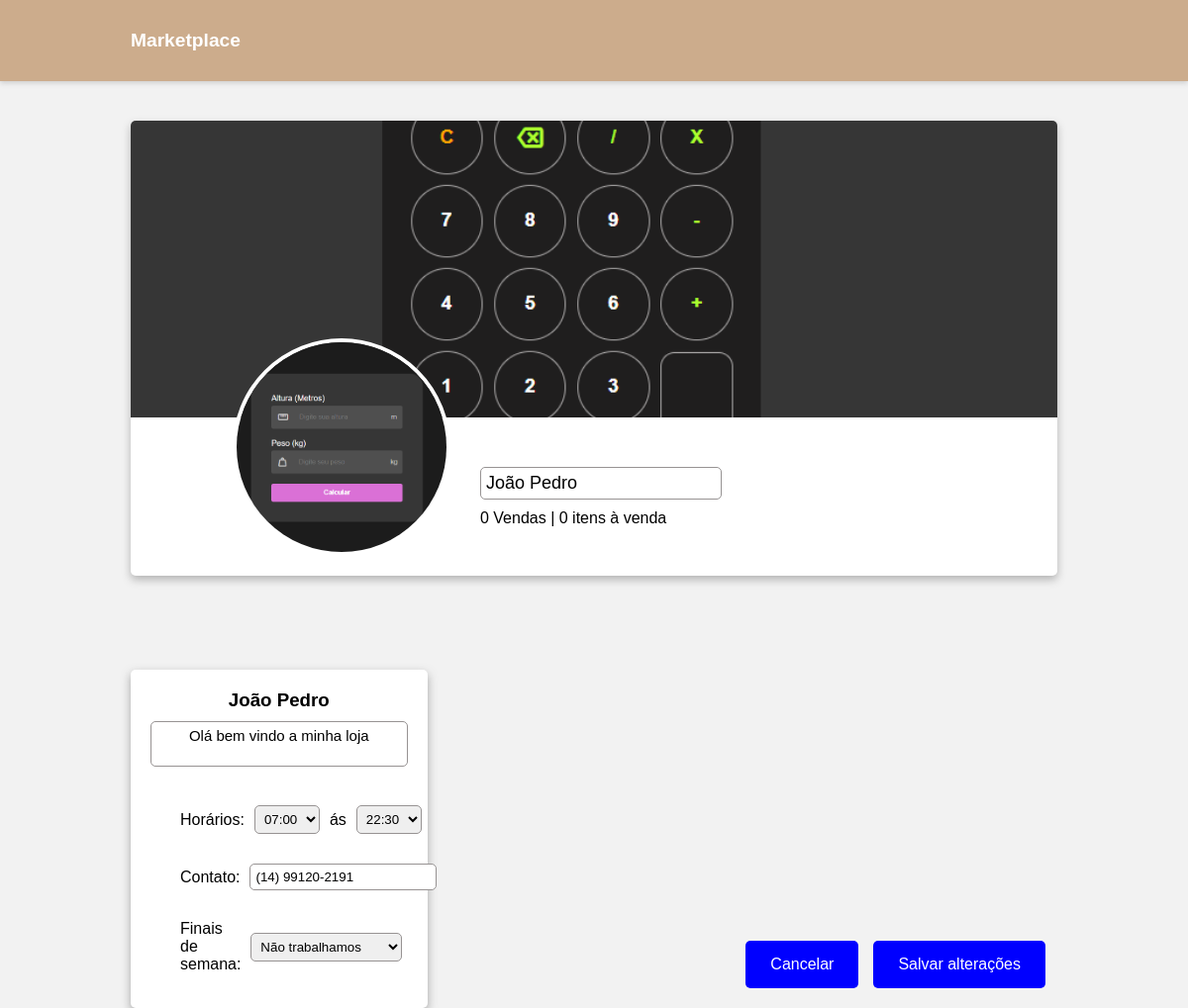
Page /marketplace/vendedor/painel/index.php (signed in) on the committed database.
### tables this page shows
CREATE TABLE IF NOT EXISTS `vendedores` (
  `id_vendedor` int NOT NULL AUTO_INCREMENT,
  `nome_vendedor` varchar(180) NOT NULL,
  `nome_url` varchar(185) NOT NULL,
  `cpf` varchar(11) NOT NULL,
  `admin` varchar(5) NOT NULL,
  `email` varchar(200) NOT NULL,
  `senha` varchar(255) NOT NULL,
  `telefone` varchar(11) NOT NULL,
  `telefone_contato` varchar(14) NOT NULL,
  `endereco` varchar(200) NOT NULL,
  `bairro` varchar(100) NOT NULL,
  `cidade` varchar(100) NOT NULL,
  `UF` varchar(2) NOT NULL,
  `CEP` varchar(9) NOT NULL,
  `num_residencia` int NOT NULL,
  `foto` varchar(300) NOT NULL,
  `banner` varchar(255) NOT NULL,
  `itens_a_venda` int NOT NULL,
  `vendas` int NOT NULL,
  `apresentacao` varchar(220) NOT NULL,
  `abertura` time NOT NULL,
  `fechamento` time NOT NULL,
  `final_semana` varchar(100) NOT NULL,
  PRIMARY KEY (`id_vendedor`)
);

### marketplace/vendedor/painel/index.php (the view, shortened to what this page needs)
<?php
    include_once"../../conexao.php";
    $sql = $conexao->prepare("SELECT id_vendedor, nome_vendedor, banner, foto, apresentacao, telefone_contato, abertura, fechamento, vendas, itens_a_venda, final_semana  FROM vendedores WHERE id_vendedor = ?");
    $sql->bind_param('s', $_SESSION['id']);
    $sql->execute();
    $resultado = $sql->get_result();
    $dados = $resultado->fetch_assoc();
    $abertura = !($dados['abertura'] == '00:00:00') ? $dados['abertura'] : '08:00:00';
    $fechamento = !($dados['fechamento']  == '00:00:00') ? $dados['fechamento'] : '16:00:00';
    $horarios = [
        "00:00", "00:30", "01:00", "01:30",
        "02:00", "02:30", "03:00", "03:30",
        "04:00", "04:30", "05:00", "05:30",
        "06:00", "06:30", "07:00", "07:30",
        "08:00", "08:30", "09:00", "09:30",
        "10:00", "10:30", "11:00", "11:30",
        "12:00", "12:30", "13:00", "13:30",
        "14:00", "14:30", "15:00", "15:30",
        "16:00", "16:30", "17:00", "17:30",
        "18:00", "18:30", "19:00", "19:30",
        "20:00", "20:30", "21:00", "21:30",
        "22:00", "22:30", "23:00", "23:30"
    ];
?>
<!DOCTYPE html>
<html lang="pt-br">
<head>
    <link rel="stylesheet" href="../style.css">
    <link rel="stylesheet" href="style.css">
</head>
<body>
    <header>
        <span onclick="window.location.href='<?= '../?nome='.$_SESSION['url'].'' ?>'">Marketplace</span>
    </header>
    <div class="container">
        <div id="banner">
            <?php
                if(!empty($dados['banner'])){
                    echo '<img src="'.$dados['banner'].'" alt="">';
                }else{
                    echo '<img src="http://localhost/marketplace/fotosUsuarios/bannerPadrao.png" alt="">';
                }
            ?>
        </div>
        <section>
            <div id="userInfos">
                <img id="userImg" src="<?=$dados['foto']?>" alt="">
                <div id="text">
                    <input type="text" id="userNameInput" value="<?=$dados['nome_vendedor']?>">
                    <p><?=$dados['vendas']?> Vendas | <?=$dados['itens_a_venda']?> itens à venda</p>
                </div>
            </div>
        </section>
    </div>
    <section>
        <div id="apresentacaoBox">
            <div id="apresentacao">
                <h3 id="nomeApresentacao"><?=$dados['nome_vendedor']?></h3>
                <textarea id="apresentacaoText" maxlength="300"><?=$dados['apresentacao']?></textarea>
            </div>
            <ul>
                <li>
                    <p>Horários:</p>
                    <select id="horaAbertura">
                        <?php
                            foreach($horarios as $hora){
                                if(  date('H:i', strtotime($abertura)) == $hora){
                                    echo "<option value=".$hora." selected>".$hora."</option>";
                                }else{
                                    echo "<option value=".$hora.">".$hora."</option>";
                                }
                            }
                        ?>
                    </select>
                    ás
                    <select id="horaFechamento">
                        <?php
                            foreach($horarios as $hora){
                                if(  date('H:i', strtotime($fechamento)) == $hora){
                                    echo "<option value=".$hora." selected>".$hora."</option>";
                                }else{
                                    echo "<option value=".$hora.">".$hora."</option>";
                                }
                            }
                        ?>
                    </select>
                </li>
                <li>
                    <p>Contato:</p>
                    <input type="tel" id="telContato" value="<?=$dados['telefone_contato']?>">
                </li>
                <li>
                    <p>Finais de semana:</p>
                    <select id="fimDeSemana">
                        <option value="nao" <?=$dados['final_semana'] == 'nao' ? 'selected' : ''?> >Não trabalhamos</option>
                    </select>
                </li>
            </ul>
        </div>
        <div id="buttonsContainer">
            <button onclick="window.location.href='../index.php?nome=<?=$_SESSION['url']?>'">Cancelar</button>
            <button id="salvarBtn">Salvar alterações</button>
        </div>
    </section>
</body>
</html>

### marketplace/vendedor/style.css (style rules this page uses)
* { padding: 0; margin: 0; box-sizing: border-box; font-family: sans-serif; }
body { background-color: #f2f2f2; }
body > .container { max-width: 100vw; background-color: #fff; }
header { position: sticky; top: 0; display: flex; align-items: center; justify-content: space-between; padding: 20px 11%; gap: 30px; background-color: #ccac8c; z-index: 1001; box-shadow: 0px 2px 5px rgba(123, 123, 123, 0.3); }
header > span { cursor: pointer; font-weight: bold; color: #fff; font-size: larger; }
.container > #banner { width: 100%; height: 300px; }
.container > #banner > img { width: 100%; height: 100%; object-fit: cover; }
.container > section { width: 100%; padding: 20px 11%; }
.container > section > #userInfos { display: flex; gap: 30px; align-items: center; }
.container > section > #userInfos > img { width: 220px; height: 220px; object-fit: cover; border-radius: 50%; border: 4px solid #fff; margin-top: -100px; }
.container > section > #userInfos > #text > p { margin-top: 10px; }
body > section { display: flex; padding: 20px 10%; gap: 20px; }
#apresentacaoBox { position: sticky; top: 95px; background-color: #fff; box-shadow: 0px 4px 10px rgba(89, 89, 89, 0.5); border-radius: 5px; padding: 20px; height: fit-content; width: 32%; }
#apresentacaoBox > #apresentacao > h3 { text-align: center; }
#apresentacaoBox > ul { list-style: none; margin-top: 20px; }
#apresentacaoBox > ul > li { padding: 15px 20px; display: flex; gap: 10px; align-items: center; cursor: default; }

### marketplace/vendedor/painel/style.css (style rules this page uses)
body { padding: 40px 11%; }
header { position: absolute; top: 0; left: 0; width: 100%; padding: 30px 11%; background-color: #ccac8c; box-shadow: 0px 2px 5px rgba(123, 123, 123, 0.3); }
header > span { cursor: pointer; font-weight: bold; color: #fff; font-size: larger; }
.container { border-radius: 5px; overflow: hidden; box-shadow: 0px 4px 8px rgba(86, 86, 86, 0.4); margin-top: 82.4px; }
#banner { cursor: pointer; transition: .2s; }
section > #userInfos > img { z-index: 1000; transition: .2s; }
section > #userInfos > #text > input { border: 1px solid #979393; border-radius: 5px; padding: 5px; font-size: large; outline: none; cursor: pointer; }
body > section { padding: 0; width: 100%; }
#apresentacaoBox { position: relative; }
#apresentacao > textarea { width: 100%; min-height: fit-content; font-size: 15px; margin: 10px 0px 0px 0px; text-align: center; resize: none; border: 1px solid #979393; border-radius: 5px; cursor: pointer; overflow: hidden; padding: 5px; }
#buttonsContainer { position: fixed; display: flex; gap: 15px; bottom: 20px; right: 12%; }
#buttonsContainer > button { background-color: blue; padding: 15px 25px; border-radius: 5px; color: #fff; border: none; font-size: medium; cursor: pointer; transition: .2s; }
#apresentacaoBox > ul > li > select, #apresentacaoBox > ul > li > input { padding: 5px; border-radius: 5px; border: 1px solid #979393; }

### rows in the picture
vendedores: banner (picture), foto (picture), nome_vendedor "João Pedro", vendas "0", itens_a_venda "0", apresentacao "Olá bem vindo a minha loja", abertura "07:00", fechamento "22:30", telefone_contato "(14) 99120-2191", final_semana "Não trabalhamos"
